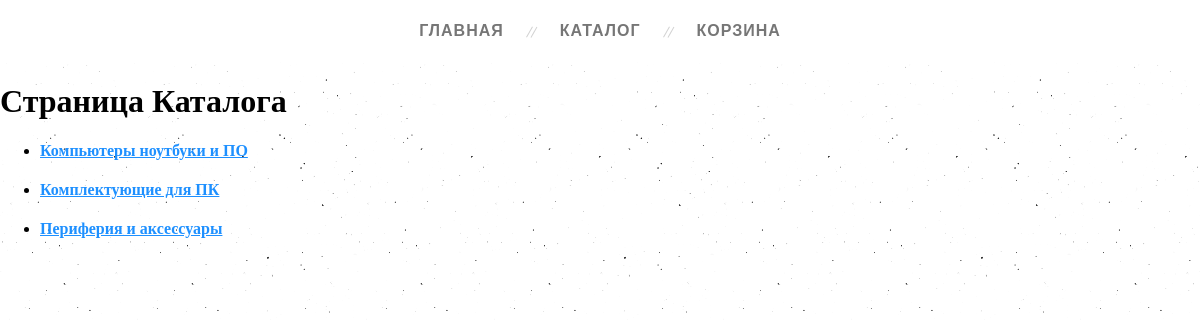
The app's page /catalog/category/1/ with its own data.
### myapp/models.py (models this page shows)
class Products(models.Model):
    category = models.ForeignKey(ProductCategory,
                                 on_delete=models.CASCADE)
    name = models.CharField(max_length=200)
    desc = models.TextField(blank=True)
    is_active = models.BooleanField(default=True)
    def __str__(self):
        return self.name

### myapp/views.py (the view)
# urls.py: path('catalog/category/<int:pk>/', myapp.catalog_page, name='catalog_page'),
def catalog_page(request, pk):
    items = Products.objects.filter(category_id=pk)
    context = {
        'items': items,
        'page_title': 'страница каталога'
    }
    return render(request, 'myapp/catalog_page.html', context)

### myapp/templates/myapp/catalog_page.html
{% extends 'myapp/base.html' %}
{% block content %}
    <h1>Страница Каталога</h1>
    <div class="catalog-menu">
        <ul>
            {% for item in items %}
                <li>
                    <h4><a href="#">{{ item }}</a></h4>
                </li>
            {% endfor %}
        </ul>
    </div>
{% endblock %}

### static/css/style.css (style rules this page uses)
* { box-sizing: border-box; }
body { margin: 0; background: url(/static/img/background.png) }
a { color: dodgerblue; }

### records on screen
Products: name "Компьютеры ноутбуки и ПО"
Products: name "Комплектующие для ПК"
Products: name "Периферия и аксессуары"
